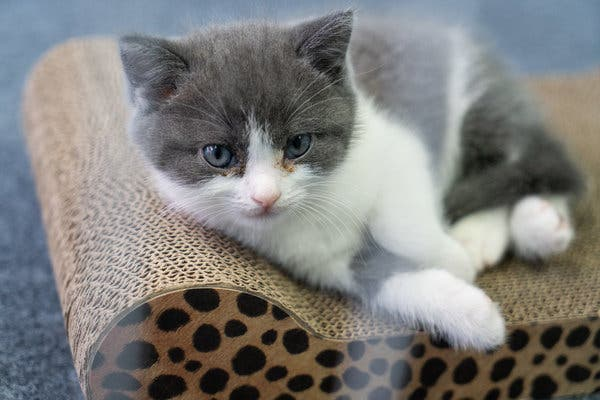
#> input picture Soluations/week3/day1/cat.jpg, 600 x 400 px
$ python Ex4.py
#> lines starting #> are read from the running program, lines starting #| are printed output that depends on the picture
#!/usr/bin/env python3
# -*- coding: utf-8 -*-
"""
Created on Sun Dec  1 12:13:43 2019

@author: rawabi
"""


#Ex-4:
from PIL import Image,ImageFilter
from PIL import ImageDraw
im=Image.open("cat.jpg")
#> im is the input picture: PIL image 600x400 RGB; mean R, G, B 127.4, 126.9, 125
im2=Image.open("cat2.jpg").resize(im.size)
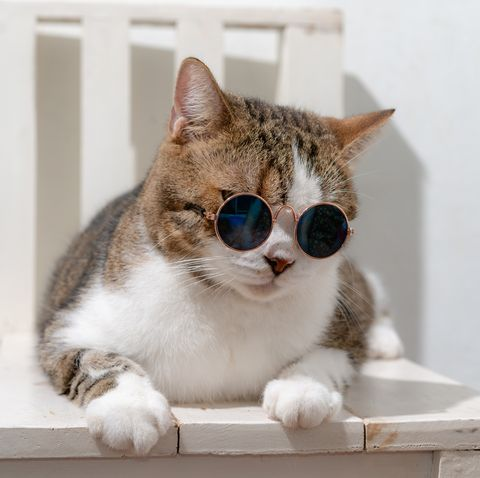
#> input picture Soluations/week3/day1/cat2.jpg, 480 x 478 px
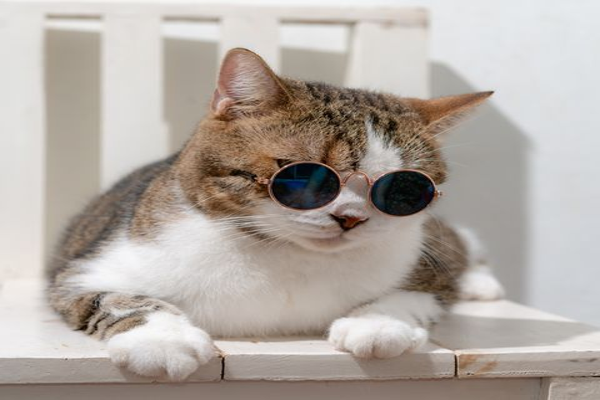
#> im2: PIL image 600x400 RGB; mean R, G, B 178.8, 170.2, 163.4
im2.show()
#1
print(im.format, im.size, im.mode)
#| JPEG (600, 400) RGB
im.show()

imgflip=im.transpose(Image.FLIP_TOP_BOTTOM)
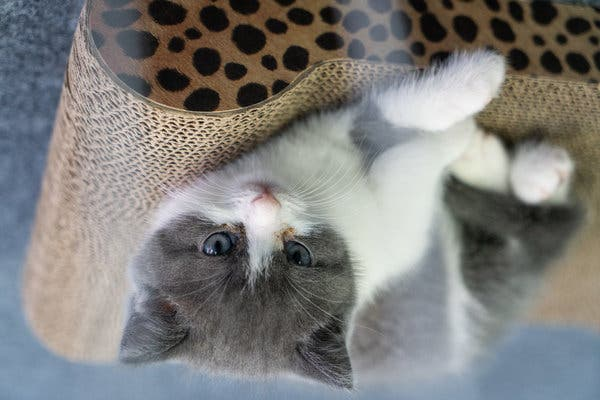
#> imgflip: PIL image 600x400 RGB; mean R, G, B 127.4, 126.9, 125
imgflip.show()

greyimage=im.convert('L')
greyimage.show()

crop=im.crop((0,0,50,50))
crop.show()

draw=ImageDraw.Draw(im)
draw.line((0,0)+im.size, fill=(255,255,255))
draw.line((0,im.size[1],im.size[0],0), fill=(255,255,255))
draw.text((im.size[0]/2-im.size[0]/2,im.size[1]/2+20),'rawabi',fill=(225,225,0))
im.show()

new=im.filter(ImageFilter.SHARPEN)
new.show()
enh=im.filter(ImageFilter.EDGE_ENHANCE)
enh.show()
find=im.filter(ImageFilter.FIND_EDGES)
find.show()
smo=im.filter(ImageFilter.SMOOTH)
smo.show()

Image.blend(im,im2,0.5).save('new.jpg'.format(0.5))
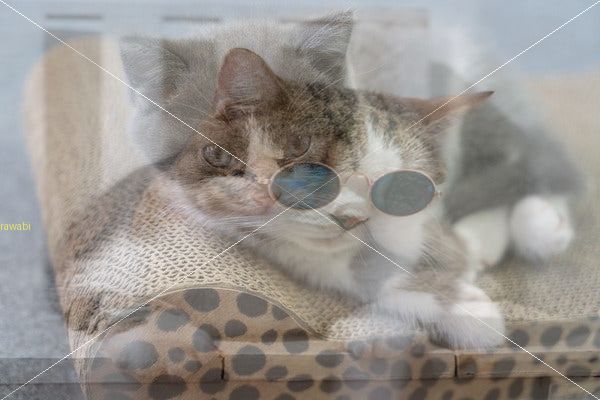
#> saved as new.jpg: PIL image 600x400 RGB; mean R, G, B 153.2, 148.6, 144.2
new=Image.open('new.jpg')
new.show()

blu=im.filter(ImageFilter.BLUR)
blu.show()

size=(128,128)
im.thumbnail(size)
#> im: PIL image 128x85 RGB
im.show()

imagerot=im.rotate(90)
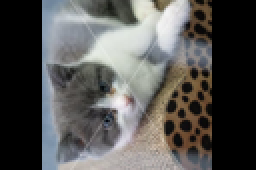
#> imagerot: PIL image 128x85 RGB (shown 2 times larger); mean R, G, B 86.1, 85.2, 83.4
imagerot.show()

mask=Image.open('mask2.jpg')
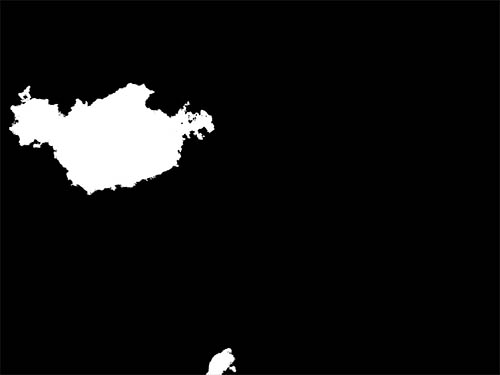
#> input picture Soluations/week3/day1/mask2.jpg, 500 x 375 px
#> mask is the input picture: PIL image 500x375 RGB; min 0, max 255, mean 18.6
mask=mask.resize(im.size)
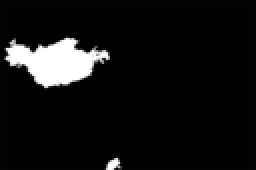
#> mask: PIL image 128x85 RGB (shown 2 times larger); min 0, max 255, mean 18.6
#> (the run stopped early here; a loop or call above may not have finished)
